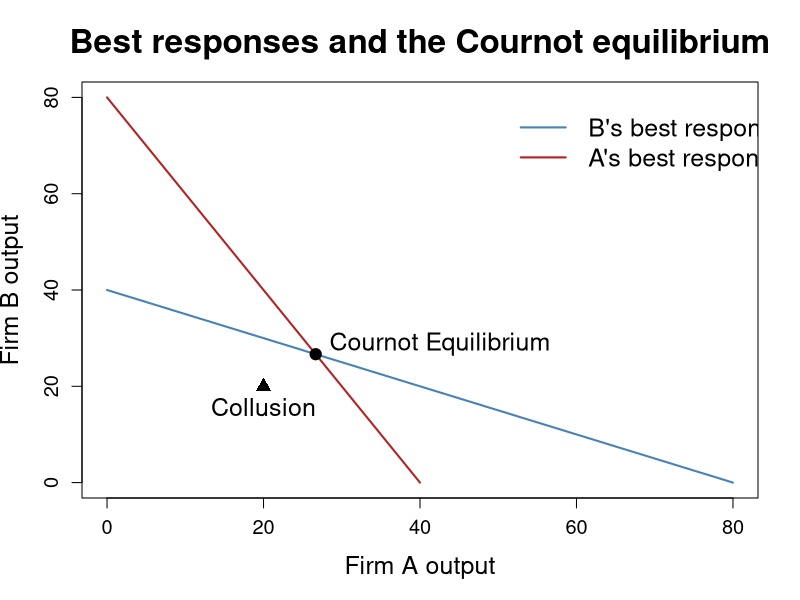
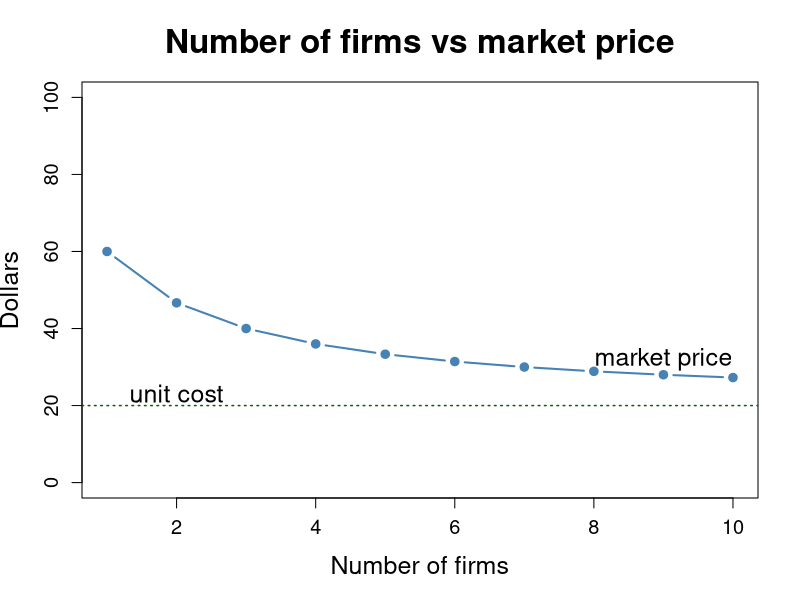

The R script that drew these images, in order:
# ------------------------------------------------------------
# Cournot duopoly: a toy model
# Blog post: market-modelling.blogpost.com
# Tested with: R 4.5.2
# Note: all numbers are illustrative, not real company data.
# ------------------------------------------------------------

a <- 100   # price when nothing is sold
b <- 1     # price falls by b for each extra unit sold
cost <- 20    # cost to produce one unit

# A firm's profit-maximising output, given its rival's output
best_response <- function(q_other) {
  pmax((a - cost - b * q_other) / (2 * b), 0)
}

# Equilibrium for n identical firms
q_each <- function(n) (a - cost) / (b * (n + 1))
price_n <- function(n) a - b * n * q_each(n)
profit_each <- function(n) (price_n(n) - cost) * q_each(n)

# Key points for two firms
cournot_q <- q_each(2)                 # about 26.7 each
collude_q <- (a - cost) / (4 * b)      # 20 each (monopoly output, split)

# Chart 1: best-response curves
q <- seq(0, 80, by = 1)
plot(q, best_response(q), type = "l", lwd = 2, col = "steelblue",
     xlim = c(0, 80), ylim = c(0, 80),
     xlab = "Firm A output", ylab = "Firm B output",
     cex.lab = 1.5, cex.axis = 1.2,
     main = "Best responses and the Cournot equilibrium",
     cex.main = 2)
lines(best_response(q), q, lwd = 2, col = "firebrick")
points(cournot_q, cournot_q, pch = 19, cex = 1.5)
points(collude_q, collude_q, pch = 17, cex = 1.5)
text(cournot_q + 0.5, cournot_q + 2, "Cournot Equilibrium", pos = 4, cex = 1.5)
text(collude_q, collude_q - 1, "Collusion", pos = 1, cex = 1.5)
legend(x = 50, y = 80, bty = "n", lwd = 2, col = c("steelblue", "firebrick"),
       legend = c("B's best response to A", "A's best response to B"), cex = 1.5)

# Chart 2: more firms, lower prices and profits
n <- 1:10
plot(n, price_n(n), type = "b", pch = 19, col = "steelblue", lwd = 2,
     ylim = c(0, 100), xlab = "Number of firms",
     ylab = "Dollars", cex.lab = 1.5, cex.axis = 1.2,
     main = "Number of firms vs market price",
     cex.main = 2)
abline(h = cost, lty = 3, lwd = 1.5, col = "darkgreen")
text(2, cost + 3, "unit cost", cex = 1.5)
text(9, cost + 12, "market price", cex = 1.5)
